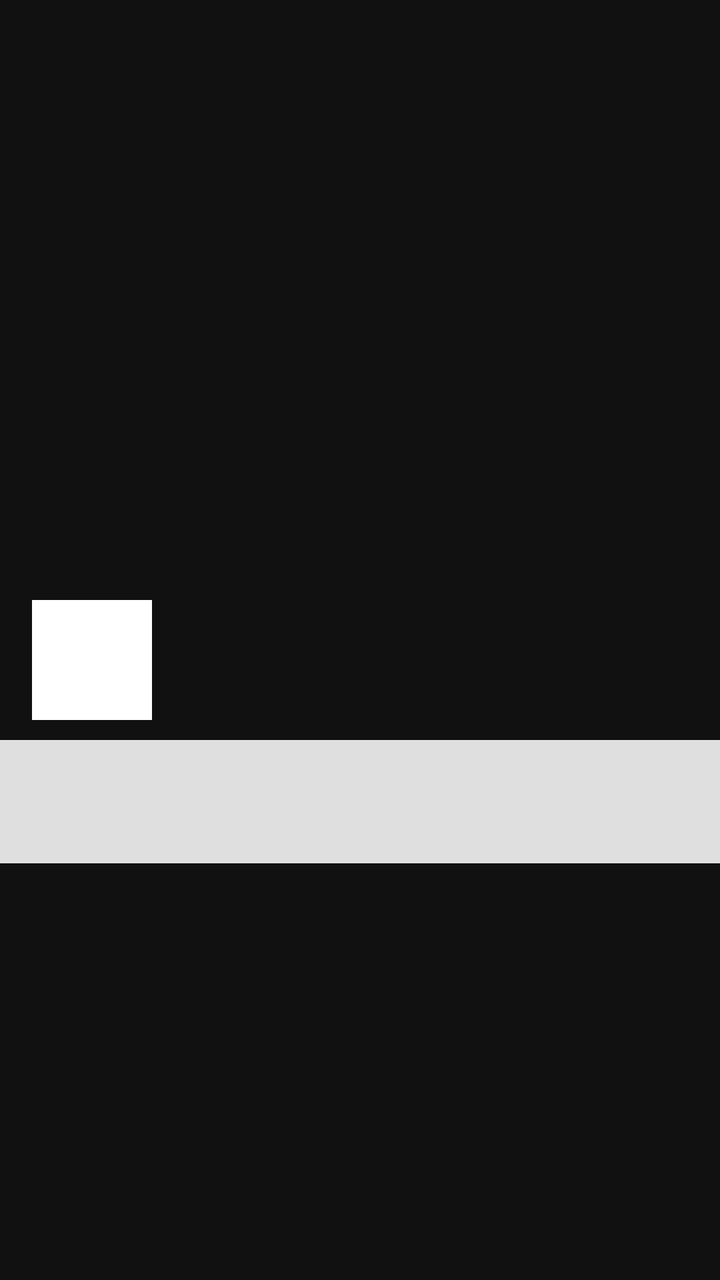
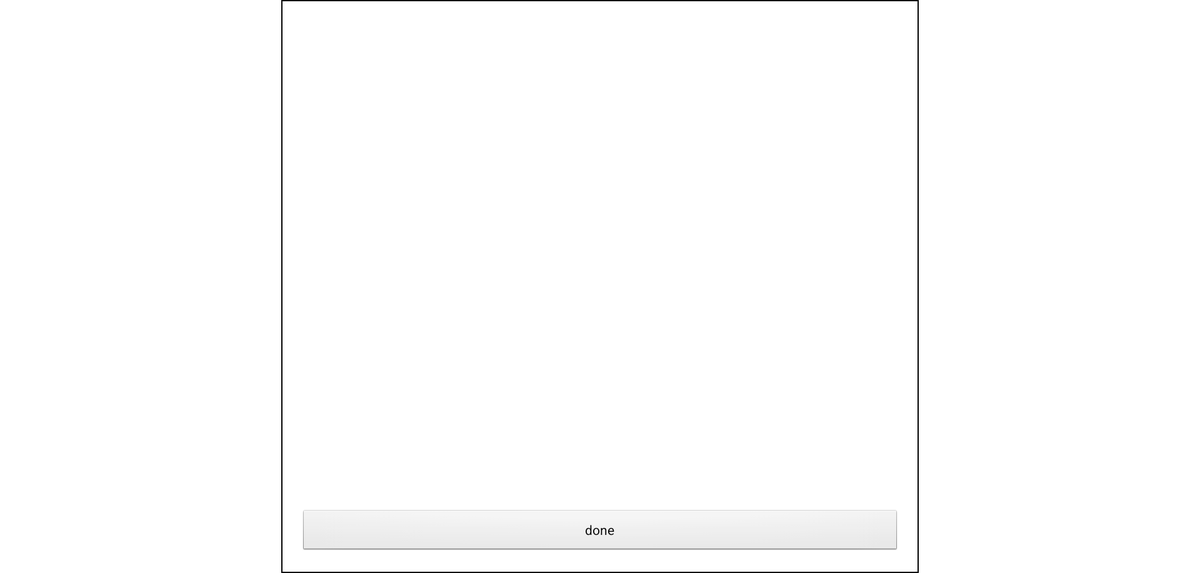

Two renders of one Android screen. The first uses the default layout on a phone; the second uses the alternative layout the repository ships for a different screen configuration, on a matching device. The two XML files are below.
<!-- AndroidManifest.xml: application theme AppTheme -->
<!-- res/layout/shot_details.xml -->
<?xml version="1.0" encoding="utf-8"?>
<RelativeLayout xmlns:android="http://schemas.android.com/apk/res/android"
    android:layout_width="match_parent"
    android:layout_height="match_parent"
    android:background="#111"
    android:gravity="center_horizontal" >

    <ImageView
        android:id="@+id/shot_img"
        android:layout_width="match_parent"
        android:layout_height="300dp"
        android:scaleType="fitCenter" />

    <ImageView
        android:id="@+id/profile_img"
        android:layout_width="60dp"
        android:layout_height="60dp"
        android:layout_below="@id/shot_img"
        android:background="#ffffff"
        android:scaleType="centerCrop" 
        android:layout_marginLeft="16dp"/>

    <TextView
        android:id="@+id/avatar_t_1"
        android:layout_width="wrap_content"
        android:layout_height="wrap_content"
        android:layout_alignTop="@+id/profile_img"
        android:layout_marginLeft="10dp"
        android:layout_toRightOf="@+id/profile_img"
        android:textColor="#fff" 
        android:textSize="22sp"/>

    <TextView
        android:id="@+id/avatar_t_2"
        android:layout_width="wrap_content"
        android:layout_height="wrap_content"
        android:layout_alignLeft="@id/avatar_t_1"
        android:layout_below="@id/avatar_t_1"
        android:textColor="#fff" 
        android:textSize="16sp"/>

    <TextView
        android:id="@+id/shot_desc"
        android:layout_width="match_parent"
        android:layout_height="wrap_content"
        android:layout_below="@id/profile_img"
        android:padding="20dp"
        android:textSize="16sp"
        android:layout_marginTop="10dp"
        android:background="#dfdfdf" />

</RelativeLayout>
<!-- resources referenced by this layout -->
<resources>
  <style name="AppTheme" parent="AppBaseTheme">
          
      </style>
  <style name="AppBaseTheme" parent="android:Theme.Light">
          
      </style>
</resources>
<!-- res/layout-sw720dp/shot_details.xml (the repository's variant of the layout above) -->
<!-- drawn on a large tablet held sideways -->
<?xml version="1.0" encoding="utf-8"?>
<LinearLayout xmlns:android="http://schemas.android.com/apk/res/android"
    android:layout_width="680dp"
    android:layout_height="wrap_content"
    android:layout_gravity="center"
    android:background="@drawable/white_box"
    android:orientation="vertical"
    android:padding="20dp" 
    android:gravity="center_horizontal">

    <TextView
        android:id="@+id/shot_title"
        android:layout_width="640dp"
        android:layout_height="wrap_content" 
        android:textSize="18dp"/>

    <ImageView
        android:id="@+id/shot_img"
        android:layout_width="640dp"
        android:layout_height="480dp" />

    <TextView
        android:id="@+id/shot_desc"
        android:layout_width="640dp"
        android:layout_height="wrap_content" />

    <Button
        android:id="@+id/details_done"
        android:layout_width="match_parent"
        android:layout_height="wrap_content"
        android:text="done" />

</LinearLayout>
<!-- resources referenced by the variant -->
<!-- as a large tablet held sideways resolves them -->
<resources>
  <!-- drawable white_box (drawable) -->
  <?xml version="1.0" encoding="utf-8"?>
  <shape xmlns:android="http://schemas.android.com/apk/res/android" android:shape="rectangle">
  	<stroke android:width="1dp" android:color="#000000"/>
  	<solid android:color="#ffffff"/>
  </shape>
  <style name="AppTheme" parent="AppBaseTheme">
          
      </style>
  <style name="AppBaseTheme" parent="android:Theme.Light">
          
      </style>
</resources>
